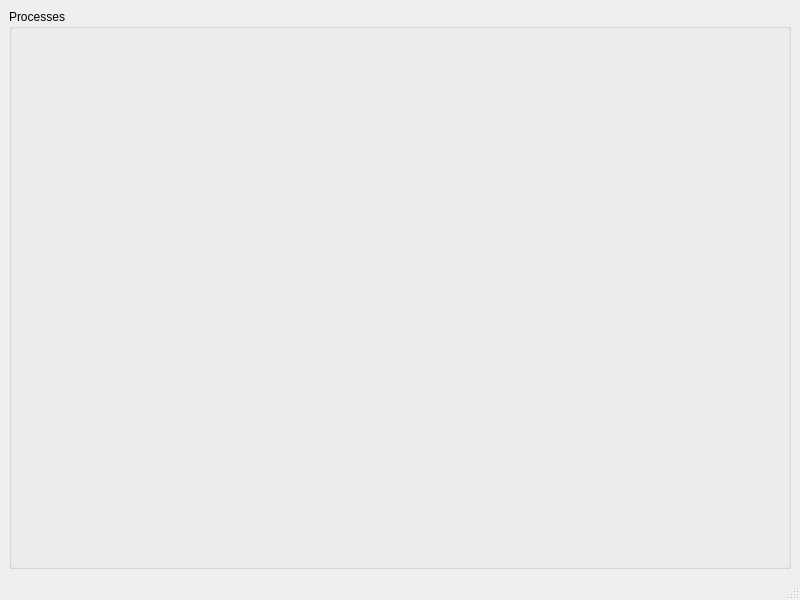
<?xml version="1.0" encoding="UTF-8"?>
<ui version="4.0">
 <class>LogWindow</class>
 <widget class="QMainWindow" name="LogWindow">
  <property name="geometry">
   <rect>
    <x>0</x>
    <y>0</y>
    <width>800</width>
    <height>600</height>
   </rect>
  </property>
  <property name="sizePolicy">
   <sizepolicy hsizetype="Minimum" vsizetype="Minimum">
    <horstretch>1</horstretch>
    <verstretch>1</verstretch>
   </sizepolicy>
  </property>
  <property name="windowTitle">
   <string>Logs of processes</string>
  </property>
  <widget class="QWidget" name="centralwidget">
   <layout class="QVBoxLayout" name="verticalLayout">
    <item>
     <widget class="QGroupBox" name="gbPROC">
      <property name="sizePolicy">
       <sizepolicy hsizetype="Minimum" vsizetype="Minimum">
        <horstretch>1</horstretch>
        <verstretch>1</verstretch>
       </sizepolicy>
      </property>
      <property name="minimumSize">
       <size>
        <width>0</width>
        <height>80</height>
       </size>
      </property>
      <property name="title">
       <string>Processes</string>
      </property>
     </widget>
    </item>
   </layout>
  </widget>
  <widget class="QStatusBar" name="statusbar"/>
 </widget>
 <resources/>
 <connections/>
</ui>
